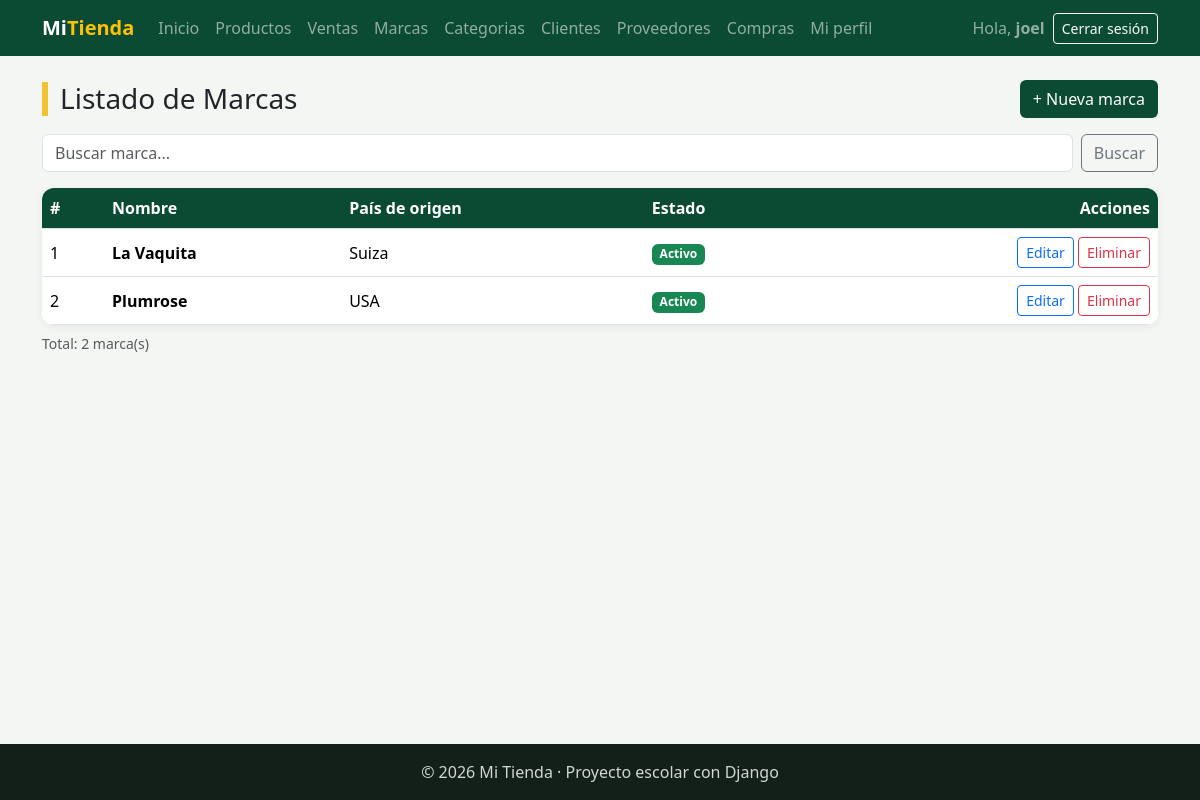
The page /facturacion/marcas/ (signed in) on the database as committed earlier.
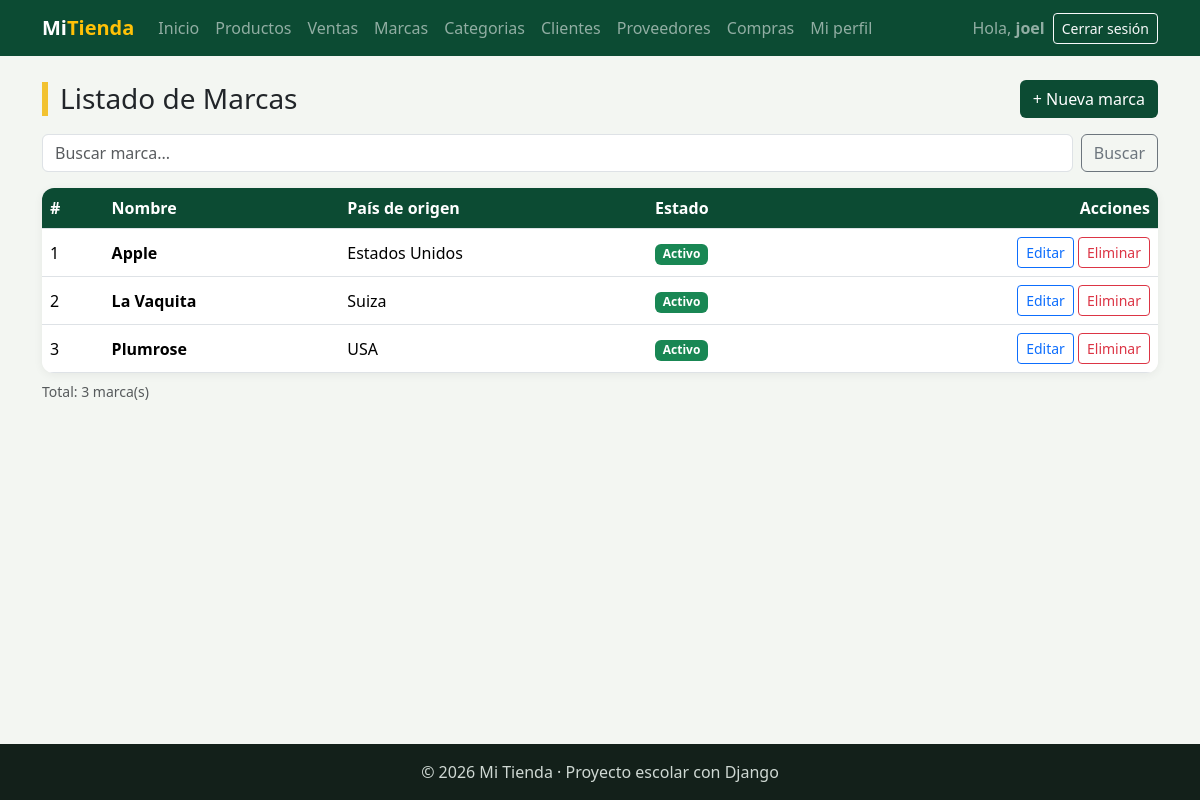
The same page on the database as committed later.
### facturacion/models.py (models this page shows, shortened)
class ModeloBase(models.Model):
    user = models.ForeignKey(                    # 1:N con User: un usuario registra muchos registros
        User,
        on_delete=models.SET_NULL,               # Si borran al usuario, el registro se queda con user vacío
        null=True,                               # SET_NULL necesita que la columna acepte NULL
        blank=True,
        editable=False,                          # No aparece en formularios: lo llena la VISTA, no la persona
        related_name="%(class)s_registrados",    # %(class)s = nombre del modelo → user.producto_registrados
        verbose_name="Registrado por",
    )
    fecha_creacion = models.DateTimeField("Fecha de creación", auto_now_add=True)   # Se llena sola al CREAR
    fecha_modificacion = models.DateTimeField("Última modificación", auto_now=True) # Se actualiza sola en CADA save()
    class Meta:
        abstract = True                          # ← LA CLAVE: modelo "molde", sin tabla propia

class Marca(ModeloBase):
    nombre = models.CharField(max_length=60, unique=True)
    pais_origen = models.CharField("País de origen", max_length=60, blank=True)
    activo = models.BooleanField(default=True)
    class Meta:
        verbose_name = "Marca"
        verbose_name_plural = "Marcas"
        ordering = ["nombre"]

### facturacion/views.py (the view)
# urls.py: path("marcas/", views.MarcaListView.as_view(), name="marca_lista"),
class MarcaListView(LoginRequiredMixin, ListView):
    model = Marca
    template_name = "facturacion/marca_lista.html"
    context_object_name = "marcas"
    paginate_by = 5
    extra_context = {"titulo": "Marcas"}
    def get_queryset(self):
        marcas = super().get_queryset()
        q = self.request.GET.get("q", "")
        if q:
            marcas = marcas.filter(nombre__icontains=q)
        return marcas
    def get_context_data(self, **kwargs):
        contexto = super().get_context_data(**kwargs)
        contexto["q"] = self.request.GET.get("q", "")
        return contexto

### facturacion/templates/facturacion/marca_lista.html (shortened to what this page needs)
{% extends "base.html" %}
{% block contenido %}
<div class="d-flex justify-content-between align-items-center flex-wrap gap-2 mb-3">
    <h1 class="h3 titulo-pagina m-0">Listado de {{ titulo }}</h1>
    <a href="{% url 'facturacion:marca_crear' %}" class="btn btn-verde">+ Nueva marca</a>
</div>
<form method="get" class="d-flex gap-2 mb-3">
    <input type="text" name="q" value="{{ q }}" class="form-control" placeholder="Buscar marca...">
    <button type="submit" class="btn btn-outline-secondary">Buscar</button>
</form>
<div class="tarjeta p-0 table-responsive">
    <table class="table table-hover align-middle m-0">
        <thead>
            <tr><th>#</th><th>Nombre</th><th>País de origen</th><th>Estado</th><th class="text-end">Acciones</th></tr>
        </thead>
        <tbody>
            {% for marca in marcas %}
            <tr>
                <td>{{ forloop.counter }}</td>
                <td class="fw-semibold">{{ marca.nombre }}</td>
                <td>{{ marca.pais_origen|default:"—" }}</td>
                <td>
                    {% if marca.activo %}
                        <span class="badge bg-success">Activo</span>
                    {% else %}
                        <span class="badge bg-secondary">Inactivo</span>
                    {% endif %}
                </td>
                <td class="text-end">
                    <a href="{% url 'facturacion:marca_editar' marca.id %}" class="btn btn-sm btn-outline-primary">Editar</a>
                    <a href="{% url 'facturacion:marca_eliminar' marca.pk %}" class="btn btn-sm btn-outline-danger">Eliminar</a>
                </td>
            </tr>
            {% empty %}
            <tr><td colspan="5" class="text-center text-muted py-4">No hay marcas registradas.</td></tr>
            {% endfor %}
        </tbody>
    </table>
</div>
<p class="text-muted small mt-2">Total: {{ marcas|length }} marca(s)</p>
{% endblock %}

Rows that differ between the two databases and show on the page:
added Marca: nombre "Apple", pais_origen "Estados Unidos", activo "Activo"
Other text that changed with them:
{{ marcas|length }}: "2" → "3"
